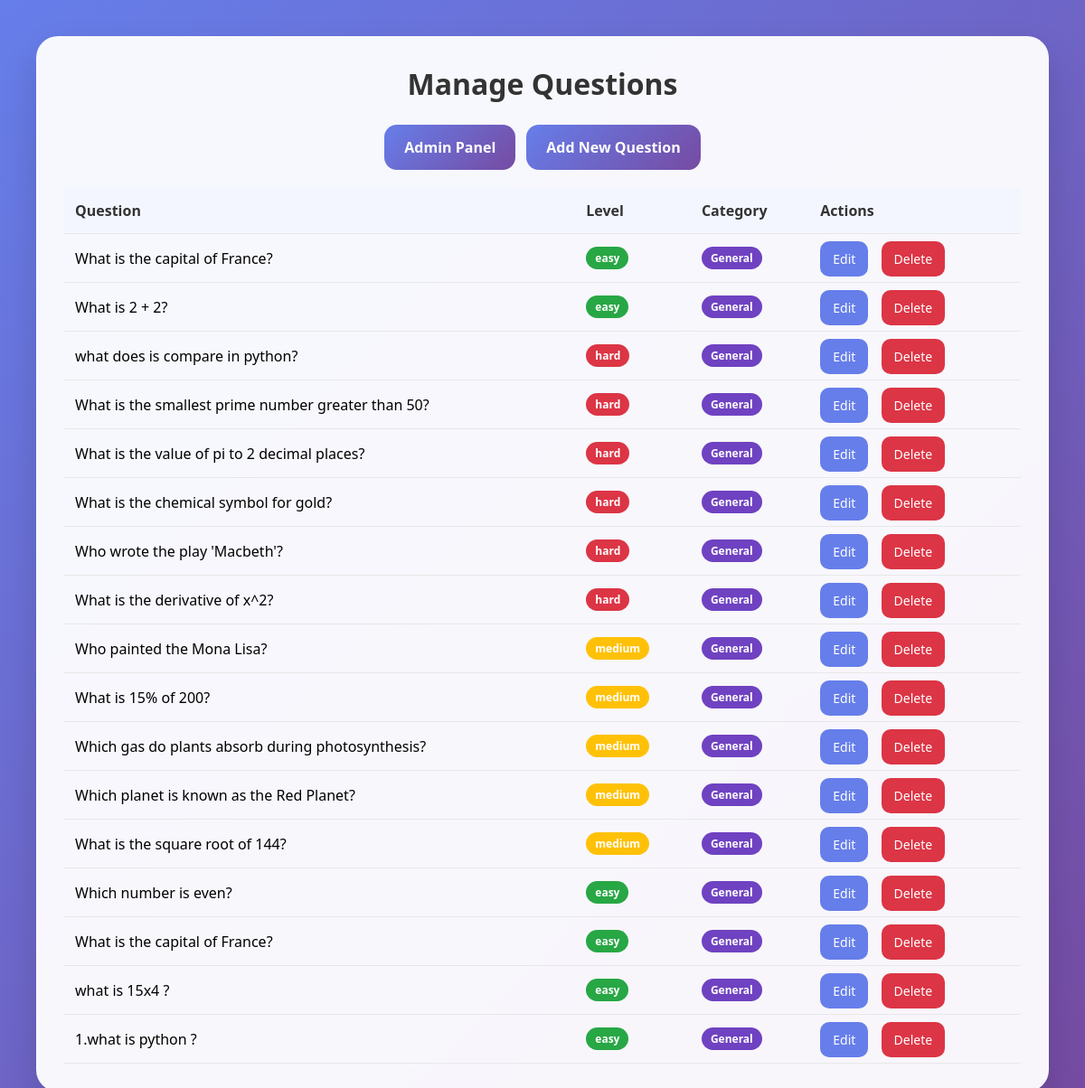
Page /manage_questions (signed in) on the committed database.
### tables this page shows
CREATE TABLE questions (id INTEGER PRIMARY KEY, question TEXT, op1 TEXT, op2 TEXT, op3 TEXT, op4 TEXT, answer TEXT, level TEXT DEFAULT 'easy', category TEXT DEFAULT 'General');

### app.py (the view)
@app.route("/manage_questions")
def manage_questions():
    if session.get("role") != "admin":
        return redirect("/")
    conn = sqlite3.connect("quiz.db")
    cur = conn.cursor()
    cur.execute("SELECT * FROM questions ORDER BY id DESC")
    questions = cur.fetchall()
    conn.close()
    return render_template("manage_questions.html", questions=questions)

### templates/manage_questions.html (shortened to what this page needs)
<!DOCTYPE html>
<html>
<head>
</head>
<body>
    <div class="container">
        <h2>Manage Questions</h2>
        <div class="top-actions">
            <a href="/admin">Admin Panel</a>
            <a href="/create">Add New Question</a>
        </div>
        {% if questions %}
        <div style="overflow-x:auto;">
            <table>
                <thead>
                    <tr>
                        <th>Question</th>
                        <th>Level</th>
                        <th>Category</th>
                        <th>Actions</th>
                    </tr>
                </thead>
                <tbody>
                    {% for q in questions %}
                    <tr>
                        <td>{{ q[1] }}</td>
                        <td><span class="badge {{ q[7] }}">{{ q[7] }}</span></td>
                        <td><span class="badge category">{{ q[8] }}</span></td>
                        <td class="action-buttons">
                            <a href="/edit_question/{{ q[0] }}" class="edit-btn">Edit</a>
                            <a href="/delete_question/{{ q[0] }}" class="delete-btn">Delete</a>
                        </td>
                    </tr>
                    {% endfor %}
                </tbody>
            </table>
        </div>
        {% else %}
        <p>No questions available yet. Add some quizzes from the Create Quiz page.</p>
        {% endif %}
    </div>
</body>
</html>

### templates/manage_questions.html (style rules this page uses)
* { margin:0; padding:0; box-sizing:border-box; }
body { font-family:'Segoe UI', Tahoma, Geneva, Verdana, sans-serif; background:linear-gradient(135deg,#667eea 0%,#764ba2 100%); min-height:100vh; display:flex; justify-content:center; align-items:flex-start; padding:40px; }
.container { background:rgba(255,255,255,0.95); width:100%; max-width:1200px; border-radius:24px; padding:30px; box-shadow:0 20px 40px rgba(0,0,0,0.15); border:1px solid rgba(255,255,255,0.2); }
h2 { margin-bottom:24px; color:#333; font-size:32px; text-align:center; }
table { width:100%; border-collapse:collapse; }
th, td { padding:14px 12px; text-align:left; border-bottom:1px solid #e8e8e8; }
th { background:#f4f6ff; color:#333; font-weight:700; }
.badge { display:inline-block; padding:4px 10px; border-radius:999px; font-size:12px; font-weight:700; color:white; }
.easy { background:#28a745; }
.medium { background:#ffc107; }
.hard { background:#dc3545; }
.category { background:#6f42c1; }
.action-buttons a { margin-right:10px; text-decoration:none; padding:10px 14px; border-radius:10px; color:white; font-size:14px; }
.edit-btn { background:#667eea; }
.delete-btn { background:#dc3545; }
.top-actions { display:flex; flex-wrap:wrap; gap:12px; justify-content:center; margin-bottom:20px; }
.top-actions a { text-decoration:none; padding:14px 22px; border-radius:14px; background:linear-gradient(135deg,#667eea 0%,#764ba2 100%); color:white; font-weight:700; }

### rows in the picture
questions: question "What is the capital of France?", level "easy", category "General"
questions: question "What is 2 + 2?", level "easy", category "General"
questions: question "what does is compare in python?", level "hard", category "General"
questions: question "What is the smallest prime number greater than 50?", level "hard", category "General"
questions: question "What is the value of pi to 2 decimal places?", level "hard", category "General"
questions: question "What is the chemical symbol for gold?", level "hard", category "General"
questions: question "Who wrote the play 'Macbeth'?", level "hard", category "General"
questions: question "What is the derivative of x^2?", level "hard", category "General"
questions: question "Who painted the Mona Lisa?", level "medium", category "General"
questions: question "What is 15% of 200?", level "medium", category "General"
questions: question "Which gas do plants absorb during photosynthesis?", level "medium", category "General"
questions: question "Which planet is known as the Red Planet?", level "medium", category "General"
questions: question "What is the square root of 144?", level "medium", category "General"
questions: question "Which number is even?", level "easy", category "General"
questions: question "What is the capital of France?", level "easy", category "General"
questions: question "what is 15x4 ?", level "easy", category "General"
questions: question "1.what is python ?", level "easy", category "General"
